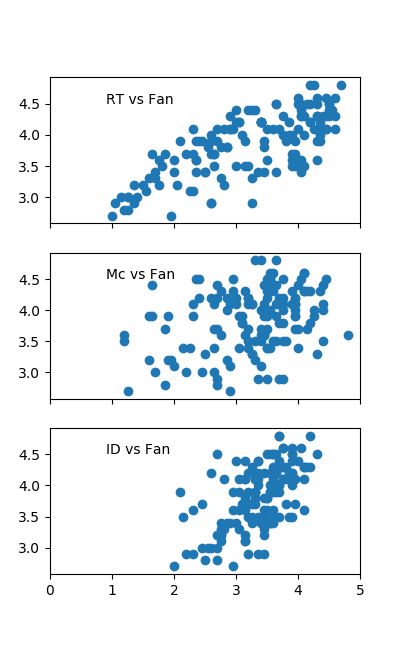

Generate this figure with Python:
import matplotlib.pyplot as plt
import read_file	

#get dataframe from read_file.py
movie_reviews=read_file.movie_reviews

#create figure and ax
fig=plt.figure(figsize=(4,8))
ax1=fig.add_subplot(3,1,1)
ax2=fig.add_subplot(3,1,2)
ax3=fig.add_subplot(3,1,3)
# set characters for scatters.
#set x-range
ax1.set_xlim(0,5.0)
ax2.set_xlim(0,5.0)
ax3.set_xlim(0,5.0)

ax1.tick_params(labelbottom='off')
ax2.tick_params(labelbottom='off')
#set title
ax1.text(0.9,4.5,"RT vs Fan")
ax2.text(0.9,4.5,"Mc vs Fan")
ax3.text(0.9,4.5,"ID vs Fan")


#drawing scatter
ax1.scatter(movie_reviews['RT_user_norm'],movie_reviews['Fandango_Ratingvalue'])
ax2.scatter(movie_reviews['Metacritic_user_nom'],movie_reviews['Fandango_Ratingvalue'])
ax3.scatter(movie_reviews['IMDB_norm'],movie_reviews['Fandango_Ratingvalue'])

plt.show()
